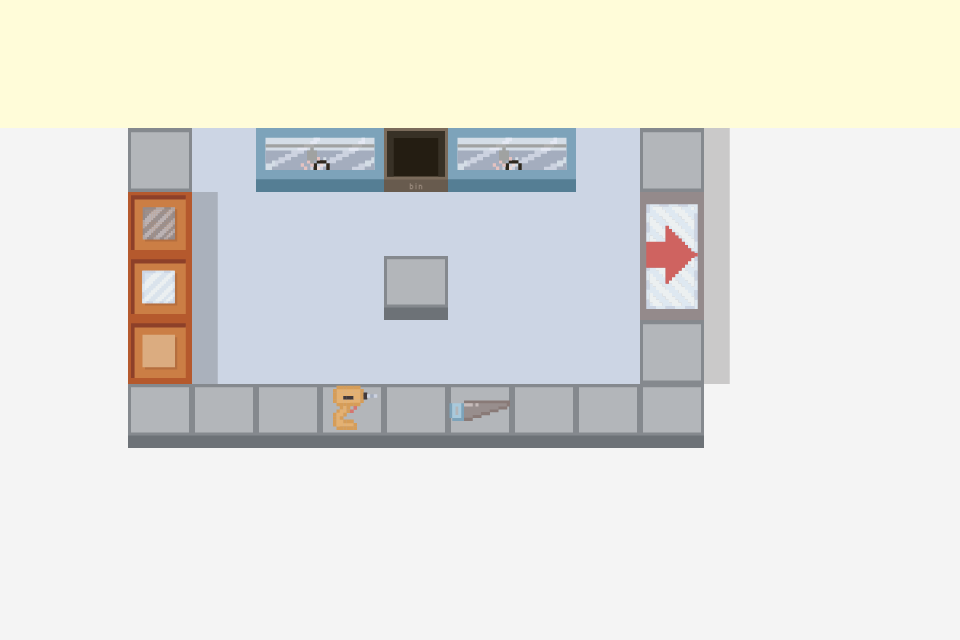

A level layout from a 2D game, rendered from its tile map. Below: a short description, then the map file with its tile-grid data intact:
An orthogonal 15x10 tile map with 64x64 px tiles, 2 tile layers (Walls, Floor).

<map version="1.4" tiledversion="1.4.3" orientation="orthogonal" renderorder="right-down" width="15" height="10" tilewidth="64" tileheight="64" infinite="0" nextlayerid="3" nextobjectid="1">
 <editorsettings>
  <export target="fablab-tiles-easy.json" format="json" />
 </editorsettings>
 <tileset firstgid="1" name="tile-sheet-23feb" tilewidth="64" tileheight="64" tilecount="98" columns="14">
  <image source="../tile-sheet-23feb.png" width="896" height="449" />
  <tile id="0">
   <properties>
    <property name="collides" type="bool" value="true" />
   </properties>
  </tile>
  <tile id="1">
   <properties>
    <property name="collides" type="bool" value="true" />
   </properties>
  </tile>
  <tile id="2">
   <properties>
    <property name="collides" type="bool" value="true" />
   </properties>
  </tile>
  <tile id="3">
   <properties>
    <property name="collides" type="bool" value="true" />
   </properties>
  </tile>
  <tile id="4">
   <properties>
    <property name="collides" type="bool" value="true" />
   </properties>
  </tile>
  <tile id="5">
   <properties>
    <property name="collides" type="bool" value="true" />
   </properties>
  </tile>
  <tile id="6">
   <properties>
    <property name="collides" type="bool" value="true" />
   </properties>
  </tile>
  <tile id="7">
   <properties>
    <property name="collides" type="bool" value="true" />
   </properties>
  </tile>
  <tile id="8">
   <properties>
    <property name="collides" type="bool" value="true" />
   </properties>
  </tile>
  <tile id="9">
   <properties>
    <property name="collides" type="bool" value="true" />
   </properties>
  </tile>
  <tile id="10">
   <properties>
    <property name="collides" type="bool" value="true" />
   </properties>
  </tile>
  <tile id="11">
   <properties>
    <property name="collides" type="bool" value="true" />
   </properties>
  </tile>
  <tile id="12">
   <properties>
    <property name="collides" type="bool" value="true" />
   </properties>
  </tile>
  <tile id="13">
   <properties>
    <property name="collides" type="bool" value="true" />
   </properties>
  </tile>
  <tile id="14">
   <properties>
    <property name="collides" type="bool" value="false" />
   </properties>
  </tile>
  <tile id="15">
   <properties>
    <property name="collides" type="bool" value="false" />
   </properties>
  </tile>
  <tile id="16">
   <properties>
    <property name="collides" type="bool" value="false" />
   </properties>
  </tile>
  <tile id="17">
   <properties>
    <property name="collides" type="bool" value="false" />
   </properties>
  </tile>
  <tile id="18">
   <properties>
    <property name="collides" type="bool" value="false" />
   </properties>
  </tile>
  <tile id="19">
   <properties>
    <property name="collides" type="bool" value="false" />
   </properties>
  </tile>
  <tile id="20">
   <properties>
    <property name="collides" type="bool" value="true" />
   </properties>
  </tile>
  <tile id="21">
   <properties>
    <property name="collides" type="bool" value="true" />
   </properties>
  </tile>
  <tile id="22">
   <properties>
    <property name="collides" type="bool" value="true" />
   </properties>
  </tile>
  <tile id="23">
   <properties>
    <property name="collides" type="bool" value="true" />
   </properties>
  </tile>
  <tile id="24">
   <properties>
    <property name="collides" type="bool" value="false" />
   </properties>
  </tile>
  <tile id="25">
   <properties>
    <property name="collides" type="bool" value="true" />
   </properties>
  </tile>
  <tile id="26">
   <properties>
    <property name="collides" type="bool" value="true" />
   </properties>
  </tile>
  <tile id="27">
   <properties>
    <property name="collides" type="bool" value="true" />
   </properties>
  </tile>
  <tile id="28">
   <properties>
    <property name="collides" type="bool" value="true" />
   </properties>
  </tile>
  <tile id="29">
   <properties>
    <property name="collides" type="bool" value="false" />
   </properties>
  </tile>
  <tile id="30">
   <properties>
    <property name="collides" type="bool" value="false" />
   </properties>
  </tile>
  <tile id="31">
   <properties>
    <property name="collides" type="bool" value="false" />
   </properties>
  </tile>
  <tile id="32">
   <properties>
    <property name="collides" type="bool" value="false" />
   </properties>
  </tile>
  <tile id="33">
   <properties>
    <property name="collides" type="bool" value="true" />
   </properties>
  </tile>
  <tile id="34">
   <properties>
    <property name="collides" type="bool" value="false" />
   </properties>
  </tile>
  <tile id="35">
   <properties>
    <property name="collides" type="bool" value="false" />
   </properties>
  </tile>
  <tile id="36">
   <properties>
    <property name="collides" type="bool" value="false" />
   </properties>
  </tile>
  <tile id="37">
   <properties>
    <property name="collides" type="bool" value="false" />
   </properties>
  </tile>
  <tile id="38">
   <properties>
    <property name="collides" type="bool" value="false" />
   </properties>
  </tile>
  <tile id="39">
   <properties>
    <property name="collides" type="bool" value="false" />
   </properties>
  </tile>
  <tile id="40">
   <properties>
    <property name="collides" type="bool" value="false" />
   </properties>
  </tile>
  <tile id="41">
   <properties>
    <property name="collides" type="bool" value="false" />
   </properties>
  </tile>
  <tile id="42">
   <properties>
    <property name="collides" type="bool" value="false" />
   </properties>
  </tile>
  <tile id="43">
   <properties>
    <property name="collides" type="bool" value="false" />
   </properties>
  </tile>
  <tile id="44">
   <properties>
    <property name="collides" type="bool" value="false" />
   </properties>
  </tile>
  <tile id="45">
   <properties>
    <property name="collides" type="bool" value="false" />
   </properties>
  </tile>
  <tile id="46">
   <properties>
    <property name="collides" type="bool" value="false" />
   </properties>
  </tile>
  <tile id="47">
   <properties>
    <property name="collides" type="bool" value="false" />
   </properties>
  </tile>
  <tile id="48">
   <properties>
    <property name="collides" type="bool" value="false" />
   </properties>
  </tile>
  <tile id="49">
   <properties>
    <property name="collides" type="bool" value="false" />
   </properties>
  </tile>
  <tile id="50">
   <properties>
    <property name="collides" type="bool" value="false" />
   </properties>
  </tile>
  <tile id="51">
   <properties>
    <property name="collides" type="bool" value="false" />
   </properties>
  </tile>
  <tile id="52">
   <properties>
    <property name="collides" type="bool" value="false" />
   </properties>
  </tile>
  <tile id="53">
   <properties>
    <property name="collides" type="bool" value="false" />
   </properties>
  </tile>
  <tile id="54">
   <properties>
    <property name="collides" type="bool" value="false" />
   </properties>
  </tile>
  <tile id="55">
   <properties>
    <property name="collides" type="bool" value="false" />
   </properties>
  </tile>
  <tile id="56">
   <properties>
    <property name="collides" type="bool" value="true" />
   </properties>
  </tile>
  <tile id="57">
   <properties>
    <property name="collides" type="bool" value="true" />
   </properties>
  </tile>
  <tile id="58">
   <properties>
    <property name="collides" type="bool" value="true" />
   </properties>
  </tile>
  <tile id="59">
   <properties>
    <property name="collides" type="bool" value="true" />
   </properties>
  </tile>
  <tile id="60">
   <properties>
    <property name="collides" type="bool" value="true" />
   </properties>
  </tile>
  <tile id="61">
   <properties>
    <property name="collides" type="bool" value="true" />
   </properties>
  </tile>
  <tile id="62">
   <properties>
    <property name="collides" type="bool" value="false" />
   </properties>
  </tile>
  <tile id="63">
   <properties>
    <property name="collides" type="bool" value="false" />
   </properties>
  </tile>
  <tile id="64">
   <properties>
    <property name="collides" type="bool" value="false" />
   </properties>
  </tile>
  <tile id="65">
   <properties>
    <property name="collides" type="bool" value="false" />
   </properties>
  </tile>
  <tile id="66">
   <properties>
    <property name="collides" type="bool" value="false" />
   </properties>
  </tile>
  <tile id="67">
   <properties>
    <property name="collides" type="bool" value="false" />
   </properties>
  </tile>
  <tile id="68">
   <properties>
    <property name="collides" type="bool" value="false" />
   </properties>
  </tile>
  <tile id="69">
   <properties>
    <property name="collides" type="bool" value="false" />
   </properties>
  </tile>
  <tile id="70">
   <properties>
    <property name="collides" type="bool" value="false" />
   </properties>
  </tile>
  <tile id="71">
   <properties>
    <property name="collides" type="bool" value="false" />
   </properties>
  </tile>
  <tile id="72">
   <properties>
    <property name="collides" type="bool" value="false" />
   </properties>
  </tile>
  <tile id="73">
   <properties>
    <property name="collides" type="bool" value="false" />
   </properties>
  </tile>
  <tile id="74">
   <properties>
    <property name="collides" type="bool" value="false" />
   </properties>
  </tile>
  <tile id="75">
   <properties>
    <property name="collides" type="bool" value="false" />
   </properties>
  </tile>
  <tile id="76">
   <properties>
    <property name="collides" type="bool" value="false" />
   </properties>
  </tile>
  <tile id="77">
   <properties>
    <property name="collides" type="bool" value="false" />
   </properties>
  </tile>
  <tile id="78">
   <properties>
    <property name="collides" type="bool" value="false" />
   </properties>
  </tile>
  <tile id="79">
   <properties>
    <property name="collides" type="bool" value="false" />
   </properties>
  </tile>
  <tile id="80">
   <properties>
    <property name="collides" type="bool" value="false" />
   </properties>
  </tile>
  <tile id="81">
   <properties>
    <property name="collides" type="bool" value="false" />
   </properties>
  </tile>
  <tile id="82">
   <properties>
    <property name="collides" type="bool" value="false" />
   </properties>
  </tile>
  <tile id="83">
   <properties>
    <property name="collides" type="bool" value="false" />
   </properties>
  </tile>
  <tile id="84">
   <properties>
    <property name="collides" type="bool" value="true" />
   </properties>
  </tile>
  <tile id="85">
   <properties>
    <property name="collides" type="bool" value="true" />
   </properties>
  </tile>
  <tile id="86">
   <properties>
    <property name="collides" type="bool" value="true" />
   </properties>
  </tile>
  <tile id="87">
   <properties>
    <property name="collides" type="bool" value="true" />
   </properties>
  </tile>
  <tile id="88">
   <properties>
    <property name="collides" type="bool" value="true" />
   </properties>
  </tile>
  <tile id="89">
   <properties>
    <property name="collides" type="bool" value="true" />
   </properties>
  </tile>
  <tile id="90">
   <properties>
    <property name="collides" type="bool" value="false" />
   </properties>
  </tile>
  <tile id="91">
   <properties>
    <property name="collides" type="bool" value="false" />
   </properties>
  </tile>
  <tile id="92">
   <properties>
    <property name="collides" type="bool" value="false" />
   </properties>
  </tile>
  <tile id="93">
   <properties>
    <property name="collides" type="bool" value="false" />
   </properties>
  </tile>
  <tile id="94">
   <properties>
    <property name="collides" type="bool" value="false" />
   </properties>
  </tile>
  <tile id="95">
   <properties>
    <property name="collides" type="bool" value="false" />
   </properties>
  </tile>
  <tile id="96">
   <properties>
    <property name="collides" type="bool" value="false" />
   </properties>
  </tile>
  <tile id="97">
   <properties>
    <property name="collides" type="bool" value="false" />
   </properties>
  </tile>
 </tileset>
 <layer id="1" name="Walls" width="15" height="10" locked="1">
  <data encoding="csv">
29,29,29,29,29,29,29,29,29,29,29,29,29,29,29,
29,29,29,29,29,29,29,29,29,29,29,29,29,29,29,
0,0,34,0,85,86,11,85,86,0,34,0,0,0,0,
0,0,57,0,0,0,0,0,0,0,10,0,0,0,0,
0,0,58,0,0,0,6,0,0,0,24,0,0,0,0,
0,0,59,0,0,0,0,0,0,0,34,0,0,0,0,
0,0,6,6,6,60,6,61,6,6,6,0,0,0,0,
0,0,0,0,0,0,0,0,0,0,0,0,0,0,0,
0,0,0,0,0,0,0,0,0,0,0,0,0,0,0,
0,0,0,0,0,0,0,0,0,0,0,0,0,0,0
</data>
 </layer>
 <layer id="2" name="Floor" width="15" height="10">
  <data encoding="csv">
0,0,0,0,0,0,0,0,0,0,0,0,0,0,0,
0,0,0,0,0,0,0,0,0,0,0,0,0,0,0,
31,31,0,30,0,0,0,0,0,30,0,33,31,31,31,
31,31,0,32,30,30,30,30,30,30,0,33,31,31,31,
31,31,0,32,30,30,0,30,30,30,0,33,31,31,31,
31,31,0,32,30,30,30,30,30,30,0,33,31,31,31,
31,31,0,0,0,0,0,0,0,0,0,31,31,31,31,
31,31,31,31,31,31,31,31,31,31,31,31,31,31,31,
31,31,31,31,31,31,31,31,31,31,31,31,31,31,31,
31,31,31,31,31,31,31,31,31,31,31,31,31,31,31
</data>
 </layer>
</map>
